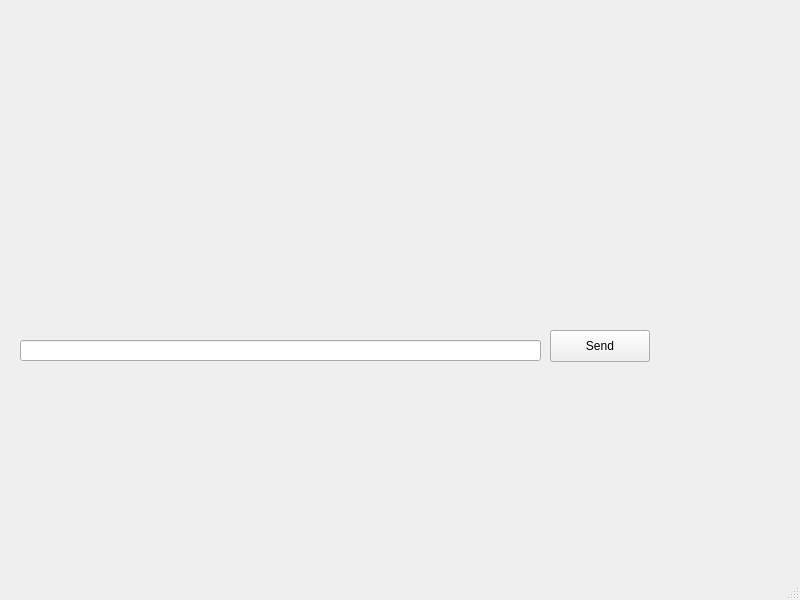
<?xml version="1.0" encoding="UTF-8"?>
<ui version="4.0">
 <class>client</class>
 <widget class="QMainWindow" name="client">
  <property name="geometry">
   <rect>
    <x>0</x>
    <y>0</y>
    <width>800</width>
    <height>600</height>
   </rect>
  </property>
  <property name="windowTitle">
   <string>client</string>
  </property>
  <widget class="QWidget" name="centralwidget">
   <widget class="QLineEdit" name="messagelineEdit">
    <property name="geometry">
     <rect>
      <x>20</x>
      <y>340</y>
      <width>521</width>
      <height>21</height>
     </rect>
    </property>
   </widget>
   <widget class="QPushButton" name="sendButton">
    <property name="geometry">
     <rect>
      <x>550</x>
      <y>330</y>
      <width>100</width>
      <height>32</height>
     </rect>
    </property>
    <property name="text">
     <string>Send</string>
    </property>
   </widget>
  </widget>
  <widget class="QMenuBar" name="menubar">
   <property name="geometry">
    <rect>
     <x>0</x>
     <y>0</y>
     <width>800</width>
     <height>33</height>
    </rect>
   </property>
  </widget>
  <widget class="QStatusBar" name="statusbar"/>
 </widget>
 <resources/>
 <connections/>
</ui>
